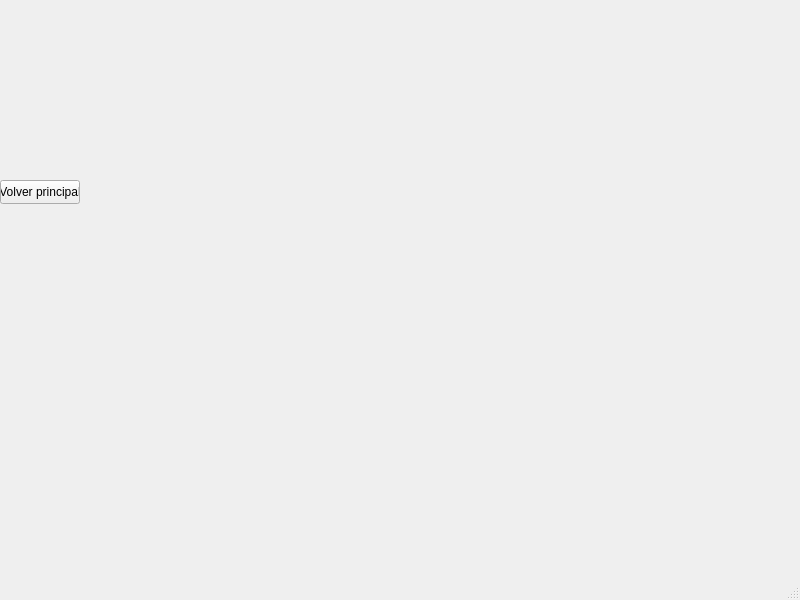
<?xml version="1.0" encoding="UTF-8"?>
<ui version="4.0">
 <class>FifthWindow</class>
 <widget class="QMainWindow" name="FifthWindow">
  <property name="geometry">
   <rect>
    <x>0</x>
    <y>0</y>
    <width>800</width>
    <height>600</height>
   </rect>
  </property>
  <property name="windowTitle">
   <string>MainWindow</string>
  </property>
  <widget class="QWidget" name="centralwidget">
   <widget class="QPushButton" name="pushButton">
    <property name="geometry">
     <rect>
      <x>0</x>
      <y>180</y>
      <width>80</width>
      <height>24</height>
     </rect>
    </property>
    <property name="text">
     <string>Volver principal</string>
    </property>
   </widget>
  </widget>
  <widget class="QMenuBar" name="menubar">
   <property name="geometry">
    <rect>
     <x>0</x>
     <y>0</y>
     <width>800</width>
     <height>21</height>
    </rect>
   </property>
  </widget>
  <widget class="QStatusBar" name="statusbar"/>
 </widget>
 <resources/>
 <connections/>
</ui>
